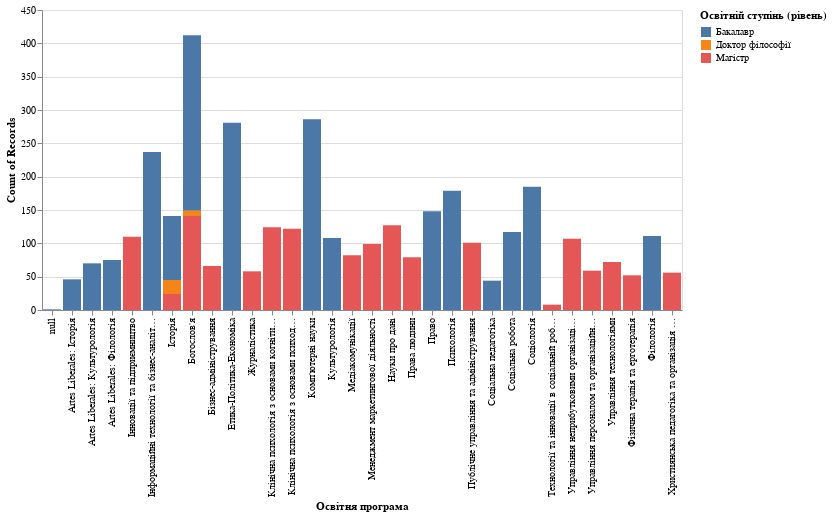

This figure's notebook cell:
### Code cell
programs = alt.Chart(cleaned_df).mark_bar().encode(
    x= "Освітня програма:O",
    y= "count(Освітня програма):Q",
    color = "Освітній ступінь (рівень)",
    tooltip=[alt.Tooltip("Освітня програма"),alt.Tooltip("Освітній ступінь (рівень)"),alt.Tooltip("count(Освітня програма)",title="кількість")]).transform_filter("datum.Група != null")
programs

### Figure 1 — Vega specification as saved in the notebook (floating-point values rounded to 4 significant figures)
{"$schema": "https://vega.github.io/schema/vega/v5.json", "data": [{"name": "source_0", "values": [{"__count": 286, "__count_end": 286.0, "__count_start": 0.0, "Освітня програма": "Комп'ютерні науки", "Освітній ступінь (рівень)": "Бакалавр"}, {"__count": 185, "__count_end": 185.0, "__count_start": 0.0, "Освітня програма": "Соціологія", "Освітній ступінь (рівень)": "Бакалавр"}, {"__count": 237, "__count_end": 237.0, "__count_start": 0.0, "Освітня програма": "Інформаційні технології та бізнес-аналітика", "Освітній ступінь (рівень)": "Бакалавр"}, {"__count": 179, "__count_end": 179.0, "__count_start": 0.0, "Освітня програма": "Психологія", "Освітній ступінь (рівень)": "Бакалавр"}, {"__count": 148, "__count_end": 148.0, "__count_start": 0.0, "Освітня програма": "Право", "Освітній ступінь (рівень)": "Бакалавр"}, {"__count": 263, "__count_end": 412.0, "__count_start": 149.0, "Освітня програма": "Богослов'я", "Освітній ступінь (рівень)": "Бакалавр"}, {"__count": 281, "__count_end": 281.0, "__count_start": 0.0, "Освітня програма": "Етика-Політика-Економіка", "Освітній ступінь (рівень)": "Бакалавр"}, {"__count": 117, "__count_end": 117.0, "__count_start": 0.0, "Освітня програма": "Соціальна робота", "Освітній ступінь (рівень)": "Бакалавр"}, {"__count": 75, "__count_end": 75.0, "__count_start": 0.0, "Освітня програма": "Artes Liberales: Філологія", "Освітній ступінь (рівень)": "Бакалавр"}, {"__count": 70, "__count_end": 70.0, "__count_start": 0.0, "Освітня програма": "Artes Liberales: Культурологія", "Освітній ступінь (рівень)": "Бакалавр"}, {"__count": 46, "__count_end": 46.0, "__count_start": 0.0, "Освітня програма": "Artes Liberales: Історія", "Освітній ступінь (рівень)": "Бакалавр"}, {"__count": 111, "__count_end": 111.0, "__count_start": 0.0, "Освітня програма": "Філологія", "Освітній ступінь (рівень)": "Бакалавр"}, {"__count": 96, "__count_end": 141.0, "__count_start": 45.0, "Освітня програма": "Історія", "Освітній ступінь (рівень)": "Бакалавр"}, {"__count": 108, "__count_end": 108.0, "__count_start": 0.0, "Освітня програма": "Культурологія", "Освітній ступінь (рівень)": "Бакалавр"}, {"__count": 44, "__count_end": 44.0, "__count_start": 0.0, "Освітня програма": "Соціальна педагогіка", "Освітній ступінь (рівень)": "Бакалавр"}, {"__count": 1, "__count_end": 1.0, "__count_start": 0.0, "Освітня програма": null, "Освітній ступінь (рівень)": "Бакалавр"}, {"__count": 110, "__count_end": 110.0, "__count_start": 0.0, "Освітня програма": "Інновації та підприємництво", "Освітній ступінь (рівень)": "Магістр"}, {"__count": 72, "__count_end": 72.0, "__count_start": 0.0, "Освітня програма": "Управління технологіями", "Освітній ступінь (рівень)": "Магістр"}, {"__count": 66, "__count_end": 66.0, "__count_start": 0.0, "Освітня програма": "Бізнес-адміністрування", "Освітній ступінь (рівень)": "Магістр"}, {"__count": 59, "__count_end": 59.0, "__count_start": 0.0, "Освітня програма": "Управління персоналом та організаційний розвиток", "Освітній ступінь (рівень)": "Магістр"}, {"__count": 82, "__count_end": 82.0, "__count_start": 0.0, "Освітня програма": "Медіакомунікації", "Освітній ступінь (рівень)": "Магістр"}, {"__count": 99, "__count_end": 99.0, "__count_start": 0.0, "Освітня програма": "Менеджмент маркетингової діяльності", "Освітній ступінь (рівень)": "Магістр"}, {"__count": 107, "__count_end": 107.0, "__count_start": 0.0, "Освітня програма": "Управління неприбутковими організаціями", "Освітній ступінь (рівень)": "Магістр"}, {"__count": 79, "__count_end": 79.0, "__count_start": 0.0, "Освітня програма": "Права людини", "Освітній ступінь (рівень)": "Магістр"}, {"__count": 52, "__count_end": 52.0, "__count_start": 0.0, "Освітня програма": "Фізична терапія та ерготерапія", "Освітній ступінь (рівень)": "Магістр"}, {"__count": 56, "__count_end": 56.0, "__count_start": 0.0, "Освітня програма": "Християнська педагогіка та організація дозвілля", "Освітній ступінь (рівень)": "Магістр"}, {"__count": 141, "__count_end": 141.0, "__count_start": 0.0, "Освітня програма": "Богослов'я", "Освітній ступінь (рівень)": "Магістр"}, {"__count": 127, "__count_end": 127.0, "__count_start": 0.0, "Освітня програма": "Науки про дані", "Освітній ступінь (рівень)": "Магістр"}, {"__count": 124, "__count_end": 124.0, "__count_start": 0.0, "Освітня програма": "Клінічна психологія з основами когнітивно-поведінкової терапії", "Освітній ступінь (рівень)": "Магістр"}, {"__count": 122, "__count_end": 122.0, "__count_start": 0.0, "Освітня програма": "Клінічна психологія з основами психодинамічної терапії", "Освітній ступінь (рівень)": "Магістр"}, {"__count": 101, "__count_end": 101.0, "__count_start": 0.0, "Освітня програма": "Публічне управління та адміністрування", "Освітній ступінь (рівень)": "Магістр"}, {"__count": 58, "__count_end": 58.0, "__count_start": 0.0, "Освітня програма": "Журналістика", "Освітній ступінь (рівень)": "Магістр"}, {"__count": 8, "__count_end": 8.0, "__count_start": 0.0, "Освітня програма": "Технології та інновації в соціальній роботі", "Освітній ступінь (рівень)": "Магістр"}, {"__count": 24, "__count_end": 24.0, "__count_start": 0.0, "Освітня програма": "Історія", "Освітній ступінь (рівень)": "Магістр"}, {"__count": 8, "__count_end": 149.0, "__count_start": 141.0, "Освітня програма": "Богослов'я", "Освітній ступінь (рівень)": "Доктор філософії"}, {"__count": 21, "__count_end": 45.0, "__count_start": 24.0, "Освітня програма": "Історія", "Освітній ступінь (рівень)": "Доктор філософії"}]}, {"name": "source_0_x_domain_Освітня програма", "values": [{"Освітня програма": "Комп'ютерні науки"}, {"Освітня програма": "Соціологія"}, {"Освітня програма": "Інформаційні технології та бізнес-аналітика"}, {"Освітня програма": "Психологія"}, {"Освітня програма": "Право"}, {"Освітня програма": "Богослов'я"}, {"Освітня програма": "Етика-Політика-Економіка"}, {"Освітня програма": "Соціальна робота"}, {"Освітня програма": "Artes Liberales: Філологія"}, {"Освітня програма": "Artes Liberales: Культурологія"}, {"Освітня програма": "Artes Liberales: Історія"}, {"Освітня програма": "Філологія"}, {"Освітня програма": "Історія"}, {"Освітня програма": "Культурологія"}, {"Освітня програма": "Соціальна педагогіка"}, {"Освітня програма": null}, {"Освітня програма": "Інновації та підприємництво"}, {"Освітня програма": "Управління технологіями"}, {"Освітня програма": "Бізнес-адміністрування"}, {"Освітня програма": "Управління персоналом та організаційний розвиток"}, {"Освітня програма": "Медіакомунікації"}, {"Освітня програма": "Менеджмент маркетингової діяльності"}, {"Освітня програма": "Управління неприбутковими організаціями"}, {"Освітня програма": "Права людини"}, {"Освітня програма": "Фізична терапія та ерготерапія"}, {"Освітня програма": "Християнська педагогіка та організація дозвілля"}, {"Освітня програма": "Науки про дані"}, {"Освітня програма": "Клінічна психологія з основами когнітивно-поведінкової терапії"}, {"Освітня програма": "Клінічна психологія з основами психодинамічної терапії"}, {"Освітня програма": "Публічне управління та адміністрування"}, {"Освітня програма": "Журналістика"}, {"Освітня програма": "Технології та інновації в соціальній роботі"}]}, {"name": "source_0_color_domain_Освітній ступінь (рівень)", "values": [{"Освітній ступінь (рівень)": "Бакалавр"}, {"Освітній ступінь (рівень)": "Магістр"}, {"Освітній ступінь (рівень)": "Доктор філософії"}]}], "signals": [{"name": "x_step", "value": 20}, {"name": "width", "update": "bandspace(domain('x').length, 0.1, 0.05) * x_step"}], "marks": [{"type": "rect", "name": "marks", "from": {"data": "source_0"}, "encode": {"update": {"y2": {"field": "__count_start", "scale": "y"}, "ariaRoleDescription": {"value": "bar"}, "fill": {"field": "Освітній ступінь (рівень)", "scale": "color"}, "tooltip": {"signal": "{\"Освітня програма\": isValid(datum[\"Освітня програма\"]) ? datum[\"Освітня програма\"] : \"\"+datum[\"Освітня програма\"], \"Освітній ступінь (рівень)\": isValid(datum[\"Освітній ступінь (рівень)\"]) ? datum[\"Освітній ступінь (рівень)\"] : \"\"+datum[\"Освітній ступінь (рівень)\"], \"кількість\": format(datum[\"__count\"], \"\")}"}, "x": {"field": "Освітня програма", "scale": "x"}, "y": {"field": "__count_end", "scale": "y"}, "description": {"signal": "\"Освітня програма: \" + (isValid(datum[\"Освітня програма\"]) ? datum[\"Освітня програма\"] : \"\"+datum[\"Освітня програма\"]) + \"; Count of Records: \" + (format(datum[\"__count\"], \"\")) + \"; Освітній ступінь (рівень): \" + (isValid(datum[\"Освітній ступінь (рівень)\"]) ? datum[\"Освітній ступінь (рівень)\"] : \"\"+datum[\"Освітній ступінь (рівень)\"]) + \"; кількість: \" + (format(datum[\"__count\"], \"\"))"}, "width": {"signal": "max(0.25, bandwidth('x'))"}}}, "style": ["bar"]}], "scales": [{"name": "x", "type": "band", "domain": {"data": "source_0_x_domain_Освітня програма", "field": "Освітня програма", "sort": true}, "range": {"step": {"signal": "x_step"}}, "paddingInner": 0.1, "paddingOuter": 0.05}, {"name": "y", "type": "linear", "domain": {"fields": ["__count_start", "__count_end"], "data": "source_0"}, "range": [{"signal": "height"}, 0], "nice": true, "zero": true}, {"name": "color", "type": "ordinal", "domain": {"data": "source_0_color_domain_Освітній ступінь (рівень)", "field": "Освітній ступінь (рівень)", "sort": true}, "range": "category"}], "axes": [{"scale": "y", "tickCount": {"signal": "ceil(height/40)"}, "maxExtent": 0, "ticks": false, "aria": false, "grid": true, "minExtent": 0, "orient": "left", "zindex": 0, "labels": false, "gridScale": "x", "domain": false}, {"scale": "x", "labelAngle": 270, "title": "Освітня програма", "grid": false, "orient": "bottom", "labelAlign": "right", "labelBaseline": "middle", "zindex": 0}, {"scale": "y", "tickCount": {"signal": "ceil(height/40)"}, "orient": "left", "labelOverlap": true, "title": "Count of Records", "zindex": 0, "grid": false}], "style": "cell", "padding": 5, "height": 300, "background": "white", "legends": [{"fill": "color", "symbolType": "square", "title": "Освітній ступінь (рівень)"}]}
